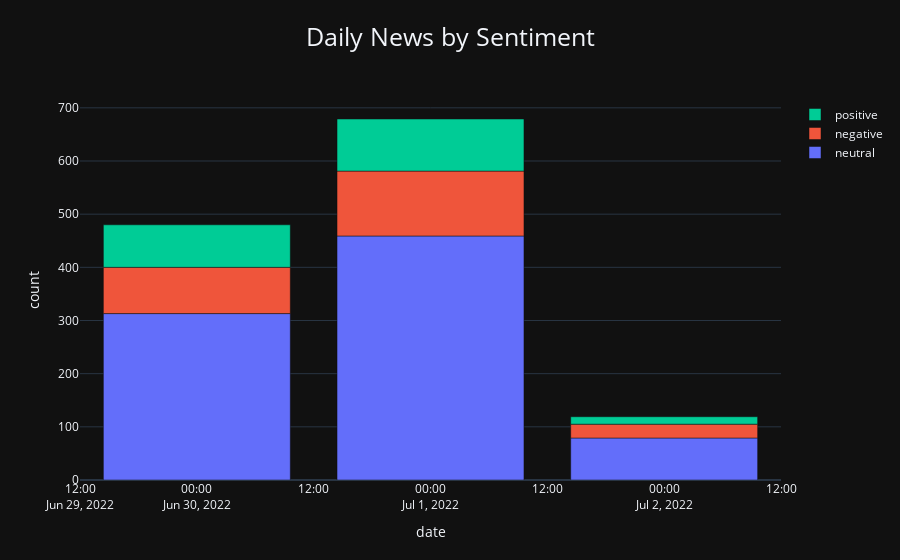

This figure's notebook cell:
### Code cell
sent_bar(df_poly, 'date', 'count', 'title_finBERT', "Daily News by Sentiment").show()

### Figure 1 — Plotly figure (JSON) as saved in the notebook; plotly's stock layout.template omitted (floating-point values rounded to 4 significant figures)
{"data": [{"alignmentgroup": "True", "hovertemplate": "title_finBERT=neutral<br>date=%{x}<br>count=%{y}<extra></extra>", "legendgroup": "neutral", "marker": {"color": "#636efa", "pattern": {"shape": ""}}, "name": "neutral", "offsetgroup": "neutral", "orientation": "v", "showlegend": true, "textposition": "auto", "type": "bar", "x": ["2022-06-30", "2022-07-01", "2022-07-02"], "xaxis": "x", "y": [313, 459, 79], "yaxis": "y"}, {"alignmentgroup": "True", "hovertemplate": "title_finBERT=negative<br>date=%{x}<br>count=%{y}<extra></extra>", "legendgroup": "negative", "marker": {"color": "#EF553B", "pattern": {"shape": ""}}, "name": "negative", "offsetgroup": "negative", "orientation": "v", "showlegend": true, "textposition": "auto", "type": "bar", "x": ["2022-06-30", "2022-07-01", "2022-07-02"], "xaxis": "x", "y": [87, 122, 26], "yaxis": "y"}, {"alignmentgroup": "True", "hovertemplate": "title_finBERT=positive<br>date=%{x}<br>count=%{y}<extra></extra>", "legendgroup": "positive", "marker": {"color": "#00cc96", "pattern": {"shape": ""}}, "name": "positive", "offsetgroup": "positive", "orientation": "v", "showlegend": true, "textposition": "auto", "type": "bar", "x": ["2022-06-30", "2022-07-01", "2022-07-02"], "xaxis": "x", "y": [80, 98, 14], "yaxis": "y"}], "layout": {"barmode": "relative", "legend": {"title": {"text": ""}, "tracegroupgap": 0, "traceorder": "reversed"}, "title": {"font": {"size": 25}, "text": "Daily News by Sentiment", "x": 0.5, "xanchor": "center", "y": 0.95, "yanchor": "top"}, "xaxis": {"anchor": "y", "domain": [0, 1], "title": {"text": "date"}}, "yaxis": {"anchor": "x", "domain": [0, 1], "title": {"text": "count"}}}}
